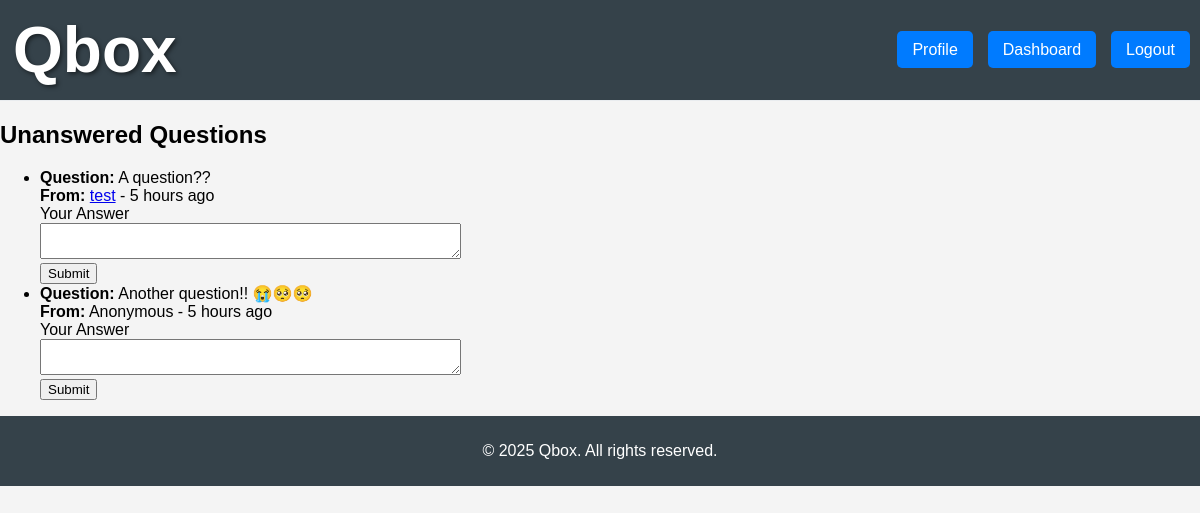
Page /dashboard (signed in) on the earlier database version.
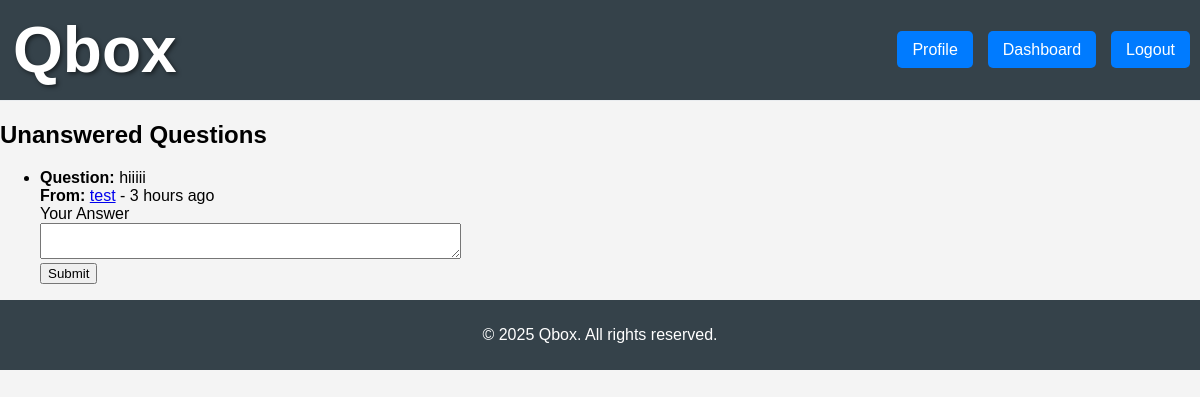
Same page on the later database version.
### models.py (models this page shows, shortened)
class Question(db.Model):
    id = db.Column(db.Integer, primary_key=True)
    sender_id = db.Column(db.Integer, db.ForeignKey('user.id'), nullable=True)
    receiver_id = db.Column(db.Integer, db.ForeignKey('user.id'), nullable=False)
    question_text = db.Column(db.Text, nullable=False)
    created_at = db.Column(db.DateTime, default=datetime.utcnow)
    sender = db.relationship('User', foreign_keys=[sender_id], backref='sent_questions')
    answers = db.relationship('Answer', backref='question', lazy=True)

class User(db.Model, UserMixin):
    id = db.Column(db.Integer, primary_key=True)
    username = db.Column(db.String(80), unique=True, nullable=False)
    email = db.Column(db.String(120), unique=True, nullable=False)
    password_hash = db.Column(db.String(128), nullable=False)
    created_at = db.Column(db.DateTime, default=datetime.utcnow)
    questions = db.relationship('Question', backref='receiver', lazy=True, foreign_keys='Question.receiver_id')
    answers = db.relationship('Answer', backref='author', lazy=True)

### app.py (the view)
@app.route('/dashboard')
@login_required
def dashboard():
    unanswered_questions = Question.query.filter_by(receiver_id=current_user.id).filter(~Question.answers.any()).all()
    answer_form = AnswerForm()
    return render_template('dashboard.html', unanswered_questions=unanswered_questions, answer_form=answer_form)

### forms.py
class AnswerForm(FlaskForm):
    answer_text = TextAreaField('Your Answer', validators=[DataRequired()])
    submit = SubmitField('Submit')

### app.py (called while the page is built)
@login_manager.user_loader
def load_user(user_id):
    return User.query.get(int(user_id))

@app.context_processor
def inject_now():
    return {'now': datetime.utcnow}

@app.template_filter('time_since')
def time_since(dt):
    now = datetime.utcnow()
    diff = now - dt
    if diff < timedelta(hours=24):
        hours = diff.seconds // 3600
        minutes = (diff.seconds % 3600) // 60
        if hours > 0:
            return f'{hours} hours ago'
        elif minutes > 0:
            return f'{minutes} minutes ago'
        else:
            return 'just now'
    else:
        if dt.year == now.year:
            return dt.strftime('%I:%M %p %d %b')
        else:
            return dt.strftime('%I:%M %p %d %b %y')

### templates/dashboard.html (shortened to what this page needs)
<!DOCTYPE html>
<html lang="en">
<head>
    <link rel="stylesheet" href="{{ url_for('static', filename='css/styles.css') }}">
</head>
<body>
    {% include 'header.html' %}
    <main>
        <h2>Unanswered Questions</h2>
        <ul>
            {% for question in unanswered_questions %}
                <li>
                    <strong>Question:</strong> {{ question.question_text }}<br>
                    <strong>From:</strong> {% if question.sender_id %}
                        <a href="{{ url_for('profile', username=question.sender.username) }}">{{ question.sender.username }}</a>
                    {% else %}
                        Anonymous
                    {% endif %} - {{ question.created_at|time_since }}
                    <form method="POST" action="{{ url_for('profile', username=current_user.username) }}">
                        <div>
                            {{ answer_form.answer_text.label }}<br>
                            {{ answer_form.answer_text(rows=2, cols=50) }}<br>
                        </div>
                        <div>
                            {{ answer_form.submit() }}
                        </div>
                    </form>
                </li>
            {% endfor %}
        </ul>
    </main>
    {% include 'footer.html' %}
</body>
</html>

Differences in the rows shown:
no longer on this page (row unchanged): Question: question_text "A question??", sender.username "test", created_at "5 hours ago", answer_text.label "Your Answer"
no longer on this page (row unchanged): Question: question_text "Another question!! 😭🥺🥺", shows "Anonymous", created_at "5 hours ago", answer_text.label "Your Answer"
added Question: question_text "hiiiii", sender.username "test", created_at "3 hours ago", answer_text.label "Your Answer"
